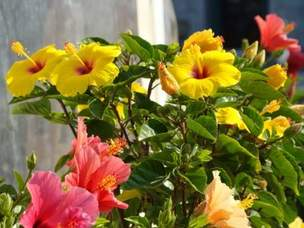
#> input picture Color Detection/images/flower.jfif, 304 x 228 px, found by its file name
$ jupyter execute color__detection.ipynb
#> lines starting #> are read from the running program, lines starting #| are printed output that depends on the picture; after the words box and inside, x2 and y2 are one past the last pixel; in counts of white or black regions, pixels touching at a corner belong together
# Import Modules

[cell 1]
import cv2
import numpy as np
from google.colab.patches import cv2_imshow

# Load the Image and Display it.

[cell 2]
# The image is loaded using cv2.imread() method and displayed using cv2_imshow().
'''syntax:
   cv2.imread(path, flag)
   Parameters:
   path- string representing path of the image to be read.
   Flag- specifies how the image should be read.'''
# We set flag to 1 to indicate that we want to load the image in color.

img=cv2.imread("flower.jfif",1)
#> img is the input picture: shape (228, 304, 3); mean B, G, R 57.8, 112.3, 130.2
cv2_imshow(img)

# Preprocessing The Image

[cell 3]
# The image is First converted from BGR to HSV color-space.
# This is because openCV stores color in BGR format.But,HSV color space is most suitable for color based image segmentation.
'''Syntax:
    cv2.cvtColor(src,code[,dst[,dstCn]])
    Parameters:
    src- image whose color-space is to be changed.
    code- color-space conversion code.
    dst- output image of same size and depth as that of input src image.
    dstCn- Number of channels in the destination image.
    '''
# dst and dstCn are optional Parameters.So,we won't use them here.

final_img=cv2.cvtColor(img,cv2.COLOR_BGR2HSV)
#> final_img: shape (228, 304, 3); mean H, S, V 44.3, 160.1, 137.2

# Create Mask for color detection

[cell 4]
# Use color Picker to define the upper and lower range of color need to be detected.
'''Choose hue value for a particular color as x degree and define the HSV range as
   lower_hsv=((x/2)-5,100,100)
   upper_hsv=((x/2)+5,255,255) and create numpy array for them.'''
# Here,We want to detect all the green colored regions,for which hue value is 75 degrees.

lower=np.array([32,100,100])
upper=np.array([42,255,255])

# Use cv2.inRange() function to create mask over area of interest.

area_of_interest=cv2.inRange(final_img,lower,upper)
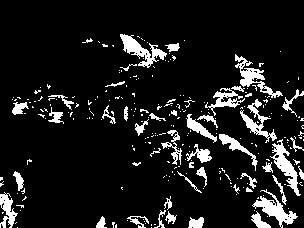
#> area_of_interest: shape (228, 304); 10.6% white; 260 white regions (213 under 20 px), largest, box (x1, y1, x2, y2) and area: (120, 34, 167, 68) 578, (252, 189, 298, 228) 559, (270, 139, 301, 196) 541
cv2_imshow(area_of_interest)

# Apply mask and Display the result

[cell 5]
# Bitwise operations is used for image masking.
'''Syntax:
   cv2.bitwise_and(src1,src2,destination,mask)
   Parameters:
   src1- first input image array
   src2- second input image array
   destination- Output array similar in dimension and type to that of input
   mask- operation mask/area of interest'''

result=cv2.bitwise_and(img,img,mask=area_of_interest)
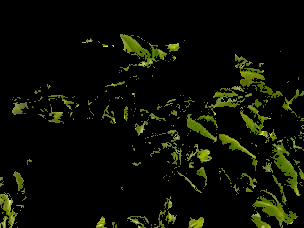
#> result: shape (228, 304, 3); mean B, G, R 3.3, 13.3, 11.4
cv2_imshow(result)
